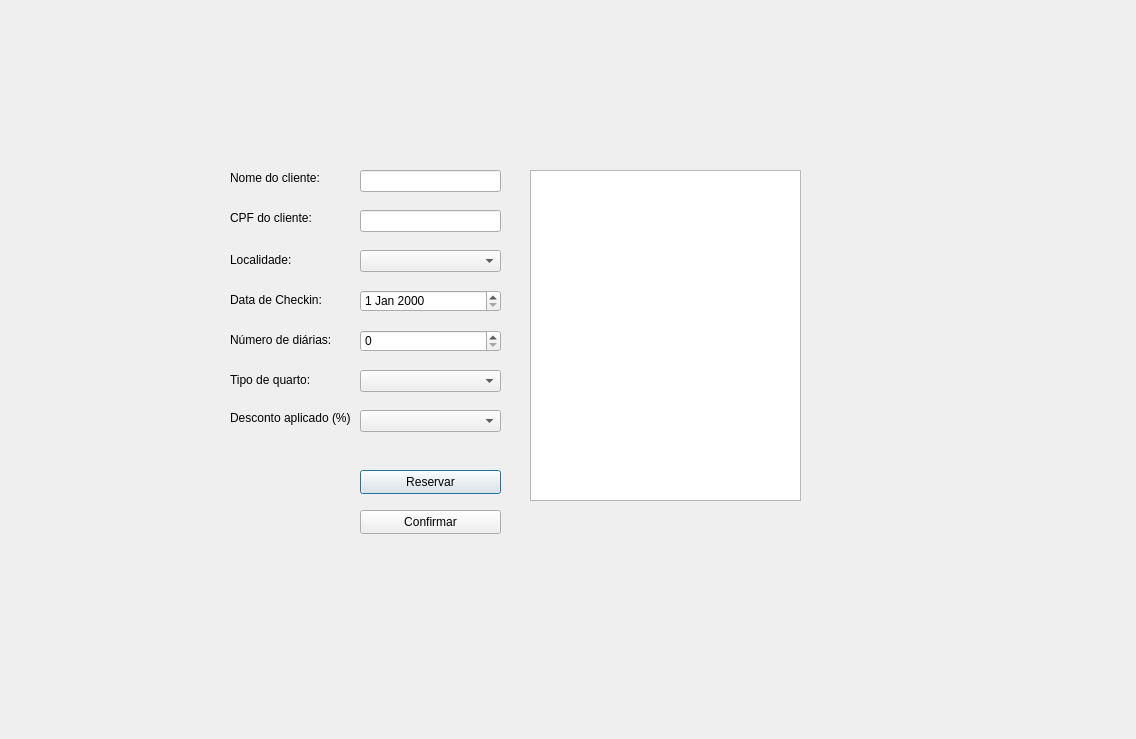
<?xml version="1.0" encoding="UTF-8"?>
<ui version="4.0">
 <class>DialogReserva</class>
 <widget class="QDialog" name="DialogReserva">
  <property name="geometry">
   <rect>
    <x>0</x>
    <y>0</y>
    <width>1136</width>
    <height>739</height>
   </rect>
  </property>
  <property name="windowTitle">
   <string>Dialog</string>
  </property>
  <widget class="QLabel" name="label_5">
   <property name="geometry">
    <rect>
     <x>230</x>
     <y>330</y>
     <width>111</width>
     <height>20</height>
    </rect>
   </property>
   <property name="text">
    <string>Número de diárias:</string>
   </property>
  </widget>
  <widget class="QComboBox" name="comboTipoQuartoReserva">
   <property name="geometry">
    <rect>
     <x>360</x>
     <y>370</y>
     <width>141</width>
     <height>22</height>
    </rect>
   </property>
  </widget>
  <widget class="QComboBox" name="comboDescontoReserva">
   <property name="geometry">
    <rect>
     <x>360</x>
     <y>410</y>
     <width>141</width>
     <height>22</height>
    </rect>
   </property>
  </widget>
  <widget class="QDateEdit" name="dateCheckinReserva">
   <property name="geometry">
    <rect>
     <x>360</x>
     <y>290</y>
     <width>141</width>
     <height>22</height>
    </rect>
   </property>
  </widget>
  <widget class="QLabel" name="label_7">
   <property name="geometry">
    <rect>
     <x>230</x>
     <y>170</y>
     <width>121</width>
     <height>16</height>
    </rect>
   </property>
   <property name="text">
    <string>Nome do cliente:</string>
   </property>
  </widget>
  <widget class="QSpinBox" name="spinDiariasReserva">
   <property name="geometry">
    <rect>
     <x>360</x>
     <y>330</y>
     <width>141</width>
     <height>22</height>
    </rect>
   </property>
  </widget>
  <widget class="QLabel" name="label_6">
   <property name="geometry">
    <rect>
     <x>230</x>
     <y>210</y>
     <width>111</width>
     <height>16</height>
    </rect>
   </property>
   <property name="text">
    <string>CPF do cliente:</string>
   </property>
  </widget>
  <widget class="QPushButton" name="btnReservar">
   <property name="geometry">
    <rect>
     <x>360</x>
     <y>470</y>
     <width>141</width>
     <height>24</height>
    </rect>
   </property>
   <property name="text">
    <string>Reservar</string>
   </property>
  </widget>
  <widget class="QLabel" name="label_8">
   <property name="geometry">
    <rect>
     <x>230</x>
     <y>250</y>
     <width>111</width>
     <height>20</height>
    </rect>
   </property>
   <property name="text">
    <string>Localidade:</string>
   </property>
  </widget>
  <widget class="QLineEdit" name="lineNomeReserva">
   <property name="geometry">
    <rect>
     <x>360</x>
     <y>170</y>
     <width>141</width>
     <height>22</height>
    </rect>
   </property>
  </widget>
  <widget class="QLineEdit" name="lineCPFReserva">
   <property name="geometry">
    <rect>
     <x>360</x>
     <y>210</y>
     <width>141</width>
     <height>22</height>
    </rect>
   </property>
  </widget>
  <widget class="QTextEdit" name="textResumoReserva">
   <property name="geometry">
    <rect>
     <x>530</x>
     <y>170</y>
     <width>271</width>
     <height>331</height>
    </rect>
   </property>
  </widget>
  <widget class="QLabel" name="label_9">
   <property name="geometry">
    <rect>
     <x>230</x>
     <y>290</y>
     <width>111</width>
     <height>20</height>
    </rect>
   </property>
   <property name="text">
    <string>Data de Checkin:</string>
   </property>
  </widget>
  <widget class="QLabel" name="label_10">
   <property name="geometry">
    <rect>
     <x>230</x>
     <y>370</y>
     <width>111</width>
     <height>20</height>
    </rect>
   </property>
   <property name="text">
    <string>Tipo de quarto:</string>
   </property>
  </widget>
  <widget class="QLabel" name="label_11">
   <property name="geometry">
    <rect>
     <x>230</x>
     <y>410</y>
     <width>121</width>
     <height>16</height>
    </rect>
   </property>
   <property name="text">
    <string>Desconto aplicado (%):</string>
   </property>
  </widget>
  <widget class="QComboBox" name="comboLocalidadeReserva">
   <property name="geometry">
    <rect>
     <x>360</x>
     <y>250</y>
     <width>141</width>
     <height>22</height>
    </rect>
   </property>
  </widget>
  <widget class="QPushButton" name="btnConfirmar">
   <property name="geometry">
    <rect>
     <x>360</x>
     <y>510</y>
     <width>141</width>
     <height>24</height>
    </rect>
   </property>
   <property name="text">
    <string>Confirmar</string>
   </property>
  </widget>
 </widget>
 <resources/>
 <connections/>
</ui>
